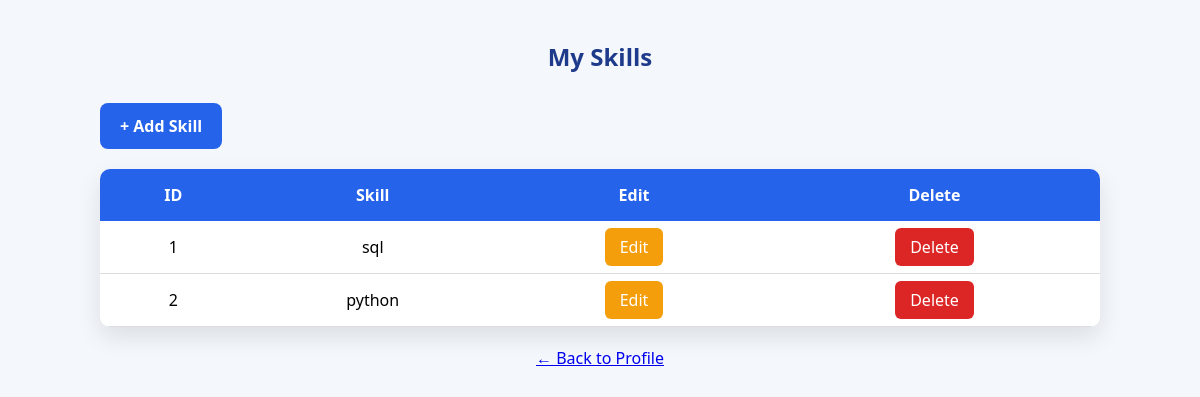
/jobseeker/skill/view/ (signed in), run on the app's committed database.
### jobseeker/models.py (models this page shows, shortened)
class Skill(models.Model):
    jobseeker = models.ForeignKey(
        Jobseekerreg,
        on_delete=models.CASCADE
    )
    skill_name = models.CharField(max_length=100)

### jobseeker/views.py (the view)
# urls.py: path("skill/view/",views.viewskill,name="viewskill"),
def viewskill(request):
    if "jsid" not in request.session:
        return redirect("jobseekerlogin")
    js = Jobseekerreg.objects.get(
        email=request.session["jsid"]
    )
    skills = Skill.objects.filter(
        jobseeker=js
    )
    context={
        "skills":skills
    }
    return render(
        request,
        "jobseeker/viewskill.html",
        context
    )

### jobseeker/templates/jobseeker/viewskill.html (shortened to what this page needs)
<!DOCTYPE html>
<html lang="en">
<head>
</head>
<body>
<div class="container">
<h2>My Skills</h2>
<a href="{% url 'addskill' %}" class="add-btn">
+ Add Skill
</a>
<table>
<tr>
    <th>ID</th>
    <th>Skill</th>
    <th>Edit</th>
    <th>Delete</th>
</tr>
{% for skill in skills %}
<tr>
<td>{{ skill.id }}</td>
<td>{{ skill.skill_name }}</td>
<td>
<a href="{% url 'editskill' skill.id %}" class="edit">
Edit
</a>
</td>
<td>
<a href="{% url 'deleteskill' skill.id %}"
class="delete"
onclick="return confirm('Are you sure you want to delete this skill?')">
Delete
</a>
</td>
</tr>
{% empty %}
<tr>
<td colspan="4" class="empty">
No Skills Added Yet.
</td>
</tr>
{% endfor %}
</table>
<div class="back">
    <a href="{% url 'myprofile' %}">
        ← Back to Profile
    </a>
</div>
</body>
</html>

### jobseeker/templates/jobseeker/viewskill.html (style rules this page uses)
* { margin:0; padding:0; box-sizing:border-box; font-family:'Segoe UI',sans-serif; }
body { background:#f4f7fc; }
.container { width:90%; max-width:1000px; margin:40px auto; }
.container h2 { text-align:center; color:#1e3a8a; margin-bottom:30px; }
.add-btn { display:inline-block; margin-bottom:20px; padding:12px 20px; background:#2563eb; color:#fff; text-decoration:none; border-radius:8px; font-weight:600; transition:.3s; }
table { width:100%; border-collapse:collapse; background:#fff; border-radius:10px; overflow:hidden; box-shadow:0 10px 25px rgba(0,0,0,.1); }
th { background:#2563eb; color:#fff; padding:15px; font-size:16px; }
td { padding:15px; text-align:center; border-bottom:1px solid #ddd; }
.edit { background:#f59e0b; color:white; text-decoration:none; padding:8px 15px; border-radius:6px; transition:.3s; }
.delete { background:#dc2626; color:white; text-decoration:none; padding:8px 15px; border-radius:6px; transition:.3s; }
.back { margin-top:20px; text-align:center; }

### data on the page
Skill: id "1", skill_name "sql"
Skill: id "2", skill_name "python"
